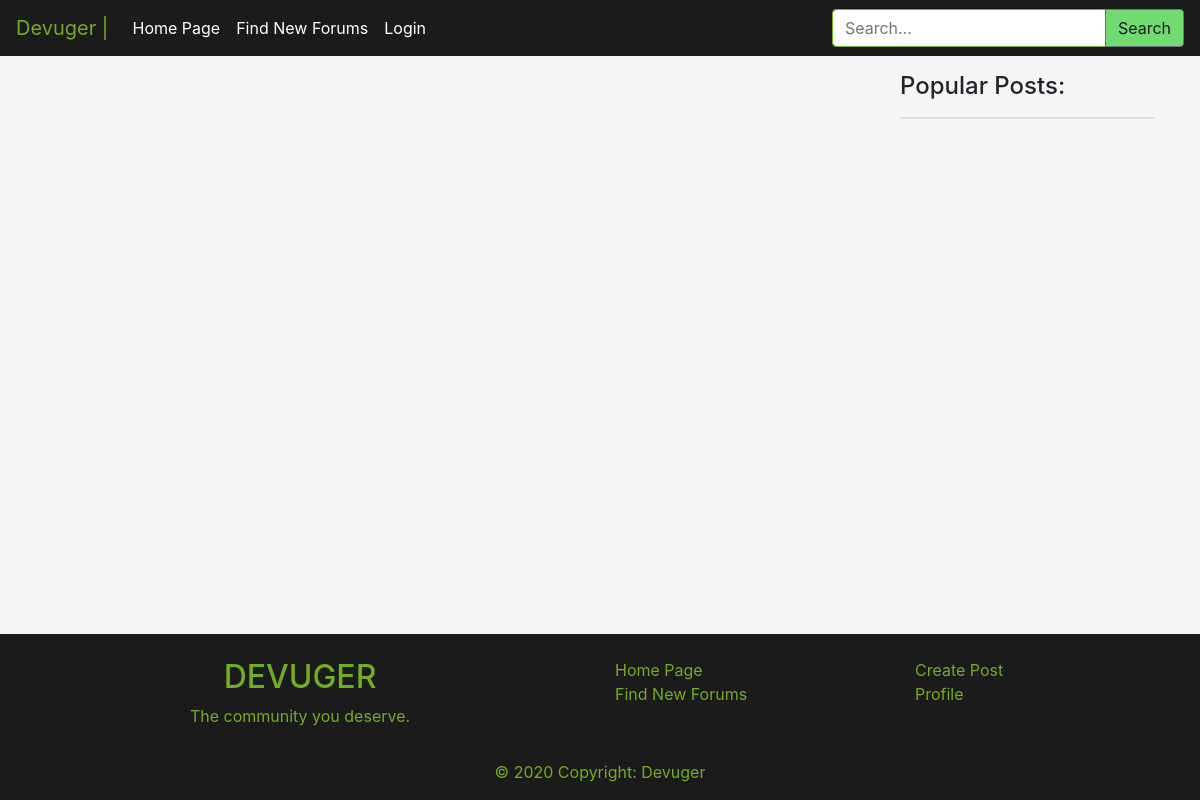
Before: /findforums.php with the older database file.
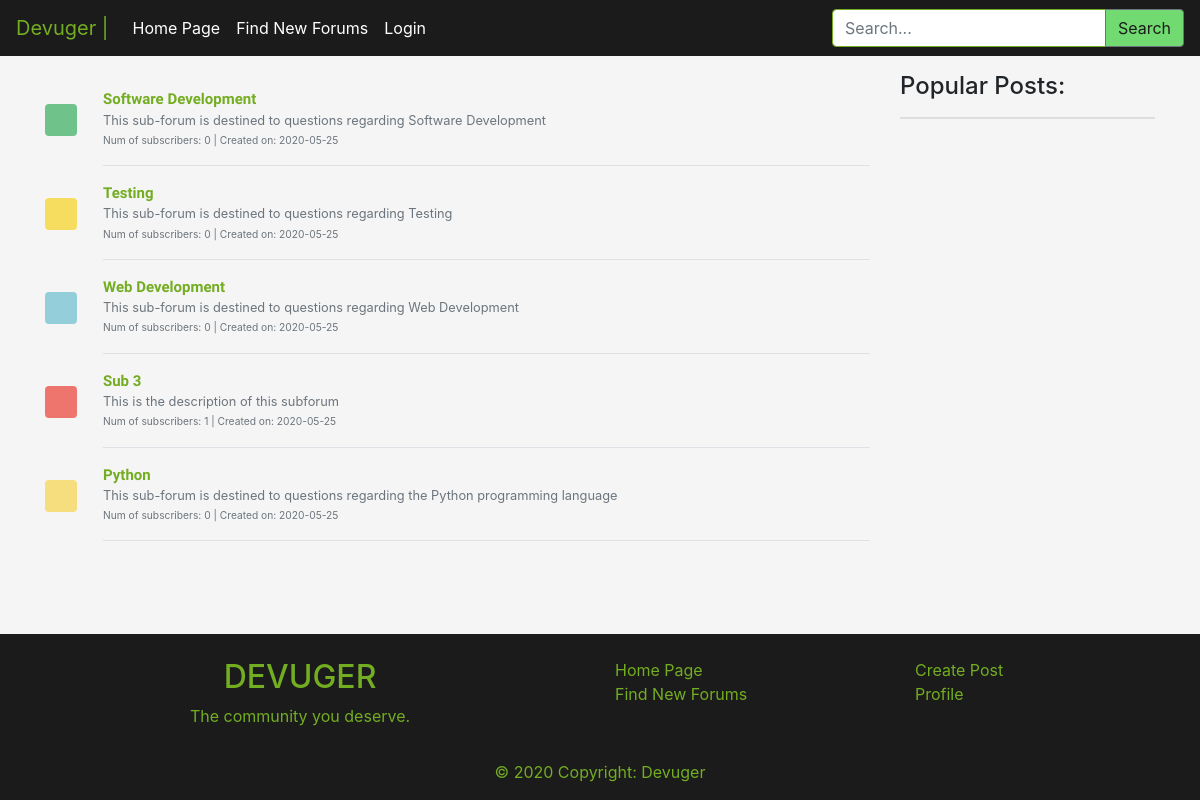
After: the same page with the newer database file.
### tables this page shows
CREATE TABLE subforum(
    id INT PRIMARY KEY AUTO_INCREMENT,
    sname VARCHAR(30) UNIQUE,
    descp TEXT,
    subscribers INT,
    color VARCHAR(20),
    numPosts INT,
    creationDate DATE,
    createdBy INT,
    rules TEXT,
    FOREIGN KEY (createdBy) REFERENCES users(id)
);

### findforums.php (the view, shortened to what this page needs)
<?php include('php/server.php'); ?>
<?php include('includes/header.php'); ?>
<main class="content-wrapper">
    <div class="container">
        <div class="row">
            <div class="col-md-9 py-3">
                <?php
                $query = "SELECT * FROM subforum ORDER BY RAND() LIMIT 5";
                $q = mysqli_query($db, $query);
                if (mysqli_num_rows($q) > 0) {
                    while ($row = mysqli_fetch_assoc($q)) {
                        if ($row['subscribers'] == 0) {
                            $row['subscribers'] = 0;
                        }
                        echo
                            '<article>
                                        <div class="media text-muted pt-3">
                                            <svg class="bd-placeholder-img mr-2 rounded mt-3" style="opacity: 0.7;filter: alpha(opacity=70);" width="32" height="32" xmlns="http://www.w3.org/2000/svg" preserveAspectRatio="xMidYMid slice" focusable="false" role="img" aria-label=""><title></title><rect width="100%" height="100%" fill="' . $row['color'] . '"/><text x="50%" y="50%" fill="" dy=".3em"></text></svg>
                                            &nbsp;&nbsp;&nbsp;&nbsp;
                                            <div class="media-body">
                                                <a href="sub.php?r=' . $row['sname'] . '"><p class="media-body pb-3 mb-0 small lh-125 border-bottom border-gray">
                                                <strong class="d-block text-gray-dark article-title">' . $row['sname'] . '</strong></a>' . mb_strimwidth($row['descp'], 0, 125, "...") . '<br>
                                                <small>Num of subscribers: ' . $row['subscribers'] . '&nbsp;|&nbsp;Created on: ' . $row['creationDate'] . '</small></p>
                                            </div>
                                        </div>
                                    </article>';
                    }
                }
                ?>
            </div>
            <?php include('includes/right_side_bar.php'); ?>
        </div>
    </div>
</main>
<?php include('includes/footer.php'); ?>

Changed rows visible on the page:
added subforum: sname "Software Development", descp "This sub-forum is destined to questions regarding Software Development", subscribers "0", creationDate "2020-05-25"
added subforum: sname "Testing", descp "This sub-forum is destined to questions regarding Testing", subscribers "0", creationDate "2020-05-25"
added subforum: sname "Web Development", descp "This sub-forum is destined to questions regarding Web Development", subscribers "0", creationDate "2020-05-25"
added subforum: sname "Sub 3", descp "This is the description of this subforum", subscribers "1", creationDate "2020-05-25"
added subforum: sname "Python", descp "This sub-forum is destined to questions regarding the Python programming language", subscribers "0", creationDate "2020-05-25"
